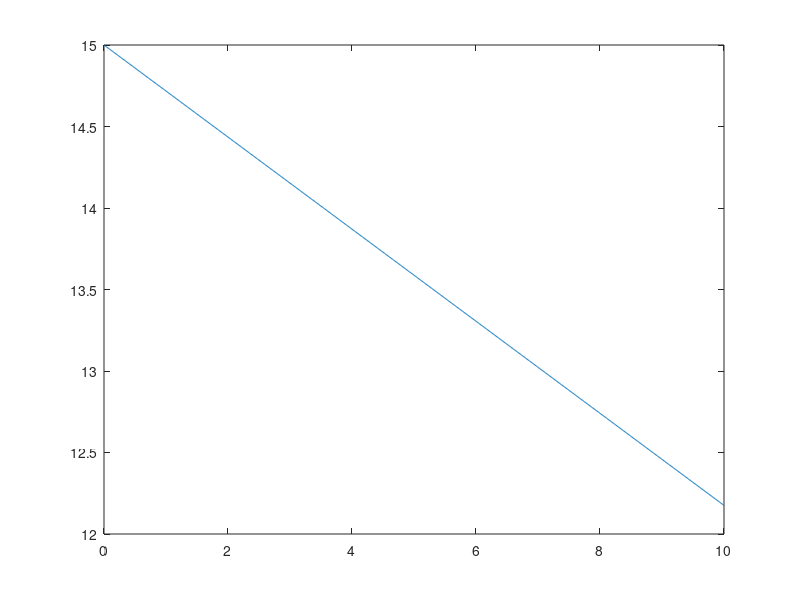

Here is the MATLAB script that generated this plot:
%x = linspace(0,10,1000);
%plot(x,f(x),'color','r');
%axis([0 10 -0.1 0.4])

% x = linspace(0,10,1000);
% plot(x,f(x),'color','red'); hold on;
% plot(x,fd1(x),'color','blue'); hold on;
% plot(x,fd2(x), 'color','black');
% axis([0 10 -1.2 1.2])
% 
% format long
% % apply Newton's Method on f' and f'' to find where f'=0
% [maximizer, results] = newtonsMethod(@fd1,@fd2,5.8,20,10^-6);
% % results are in the form (x_n, f'(x_n)) starting at n=0
% results
% % print x* and f(x*)
% [maximizer, f(maximizer)]

x = linspace(0,10,1000);
y = 15 + cos(13/7)*x;
plot(x,y)
